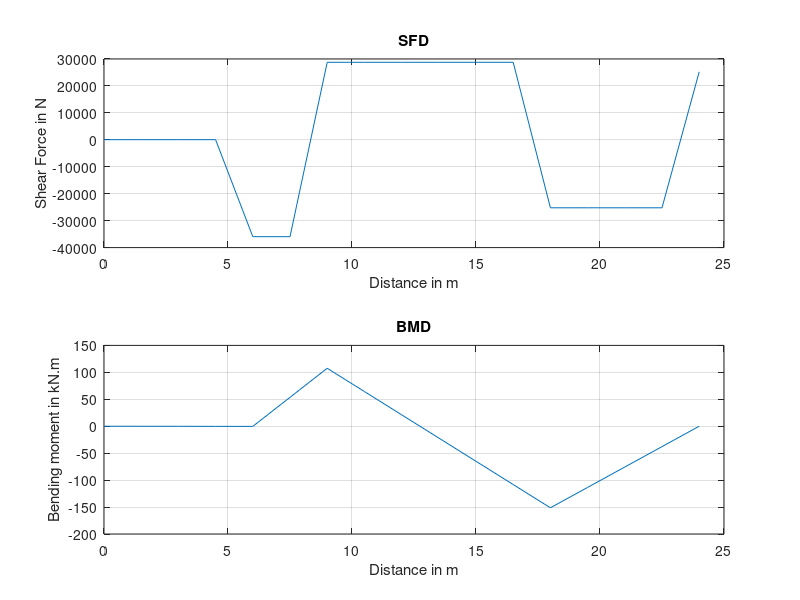

The MATLAB source for this figure:
%% Informations given
L=24;
E=200e6;
I=(0.4)^4/12;
F01=36;%Forces are in KN
F02=54;
Node=(0:1.5:L)';% coordinates for nodes
% element connectivity matrix
elcon=zeros(16,2);
for i=1:16
    elcon(i,1)=i;
    elcon(i,2)=i+1;
end
%%
numnode=size(Node,1); %number of nodes
numel=size(elcon,1); %number of elements
Kg=zeros(2*numnode);
Fg=zeros(2*numnode,1);
Ug=zeros(2*numnode,1);
for el=1:numel
    n1=elcon(el,1); %1st node for an element
    n2=elcon(el,2); %2nd node for an element
    le=L/numel;
    kel=((E*I)/le^3)*[12 6*le -12 6*le; 6*le 4*le^2 -6*le 2*le^2; -12 -6*le 12 -6*le; 6*le 2*le^2 -6*le 4*le^2];
    k1=2*n1-1;
    k2=2*n1;
    k3=2*n2-1;
    k4=2*n2;
    %k1, k2,k3,k4 represents the positions of displacement terms of elemental
    %stiffness matrix in global stiffness matrix
    Kg(k1:k2,k1:k2)=Kg(k1:k2,k1:k2)+kel(1:2,1:2);
    Kg(k1:k2,k3:k4)=Kg(k1:k2,k3:k4)+kel(1:2,3:4);
    Kg(k3:k4,k1:k2)=Kg(k3:k4,k1:k2)+kel(3:4,1:2);
    Kg(k3:k4,k3:k4)=Kg(k3:k4,k3:k4)+kel(3:4,3:4);
end
Kg;
Kg([1 13 33],:)=[];
Kg(:,[1 13 33])=[];
Fg(9,1)=-36;
Fg(25,1)=-54;
Fg([1 13 33],:)=[];
u=Kg\Fg;
U_y=1000*u([6,15,21],:) %Vertical displacements at 4.5m, 12m, 16.5m.
U_theta=(180/pi)*u([1,12,31],:) %Rotation at A,B and C.
%% SFD & BMD using FEM
%Getting total displacement vector
u_total=zeros(2*numnode,1);
u_total(2:12,:)=u(1:11,:);
u_total(14:32)=u(12:30,:);
u_total(34,1)=u(31,1);
%To store SF and BM in "F_EL" for each node
F_EL=[];
for i=1:numel
    u_elemental=[u_total(2*i-1);u_total(2*i);u_total(2*i+1);u_total(2*i+2)];
    f_el=kel*u_elemental;
    F_EL=[F_EL;f_el];
end
for i=1:numel-1 %Because, last two rows for V and M would not come twice.No need to delete.
    F_EL([2*i+1 2*i+2],:)=[];
end
%To extract SF and BM vector seperately from "F_EL"
BM=[];
SF=[];
for i=1:numnode
    BM=[BM;F_EL(2*i)];
    SF=[SF;F_EL(2*i-1)];
end
%Plotting
subplot(2,1,1)
plot(Node,1000*SF);
xlabel('Distance in m');
ylabel('Shear Force in N');
title('SFD');
grid on;
subplot(2,1,2)
plot(Node,BM);
xlabel('Distance in m');
ylabel('Bending moment in kN.m');
title('BMD');
grid on;

%SFD AND BMD Using CLAPEYRON's three moment theorem
% %%  BMD calculations
% % The points where hinge supports are located are named
% %as A,B,C. The points where 36kN and 54 kN loads are acting
% % are named as D and E.
% BMSSB_D=(F01*(Node(5)-Node(1))*(Node(7)-Node(5)))/(Node(7)-Node(1));
%                        % Bending moment at point D for SSB 'AB'
% BMSSB_E=(F02*(Node(13)-Node(7))*(Node(17)-Node(13)))/(Node(17)-Node(7));
%                        % Bending moment at point E for SSB 'BC'
% M_A=0; %Moment at A
% M_C=0; %Moment at C
% L1=(Node(7)-Node(1)); %Lenght of AB
% L2=(Node(17)-Node(7)); %Lenght of BC
% a1=0.5*L1*BMSSB_D; %Area of BMD for simply supported span AB
% x1_bar=(Node(1)+Node(5)+Node(7))/3; %BMD CG distance for the span AB
% a2=0.5*L2*BMSSB_E; %Area of BMD for simply supported span BC
% x2_bar=(Node(7)+Node(13)+Node(17)-3*Node(7))/3; %Because we need distance from
%                                                 %point B
% %Three moment equation
% Term_1=M_A*L1;
% Term_2=M_C*L2;
% Term_3=(6*a1*x1_bar)/L1;
% Term_4=(6*a2*x2_bar)/L2;
% M_B=(Term_3+Term_4-Term_1-Term_2)/(2*(L1+L2)); %Moment at B
% 
% % Initialization
% BM_L1=zeros(numnode,1);
% BM_L2=zeros(numnode,1);
% BM_L=zeros(numnode,1);
% % BM for AB span (Simply supported)
% for i=1:5
%     BM_L1(i,1)=(BMSSB_D/(Node(5)-Node(1)))*(Node(i)-Node(1));
% end
% for i=5:7
%     BM_L1(i,1)=BMSSB_D-(BMSSB_D/(Node(7)-Node(5)))*(Node(i)-Node(5));
% end
% % BM for BC span (Simply supported)
% for i=7:13
%     BM_L2(i,1)=(BMSSB_E/(Node(13)-Node(7)))*(Node(i)-Node(7));
% end
% for i=13:numnode
%     BM_L2(i,1)=BMSSB_E-(BMSSB_E/(Node(numnode)-Node(13)))*(Node(i)-Node(13));
% end
% % BM for M_B
% for i=1:7
%     BM_L(i,1)=(M_B/(Node(7)-Node(1)))*(Node(i)-Node(1));
% end
% for i=7:numnode
%     BM_L(i,1)=M_B-(M_B/(Node(numnode)-Node(7)))*(Node(i)-Node(7));
% end
% BM_L1L2=BM_L1+BM_L2;
% BM_FINAL=BM_L1L2-BM_L;
% 
% % SHEAR FORCE CALCULATIONS
% R_A=(M_B+F01*(Node(7)-Node(5)))/(Node(7)-Node(1));
%                     %Support reaction at A.(Obtained from moment equilibrium
%                     %wrt point B for span AB.
% R_C=(M_B+F02*(Node(13)-Node(7)))/(Node(17)-Node(7));
%                      %Support reaction at C.(Obtained from moment equilibrium
%                     %wrt point B for span BC.
% R_B=(F01+F02)-(R_A+R_C); %Equilibrium of vertical force
% SHEAR_FORCE=(x>=0 & x<6).*(R_A)+(x>=6 & x<9).*(R_A-F01)+(x>=9 & x<18).*(R_A-F01+R_B)+(x>=18 & x<=24).*(R_A-F01+R_B-F02);
% x=linspace(0,24,1000);
% subplot(2,1,1)
% plot(x,SHEAR_FORCE);
% xlabel('Distance in m');
% ylabel('Shear Force in kN');
% title('SFD');
% grid on;
% subplot(2,1,2)
% plot(Node,BM_FINAL);
% xlabel('Distance in m');
% ylabel('Bending moment in kN.m');
% title('BMD');
% grid on;
